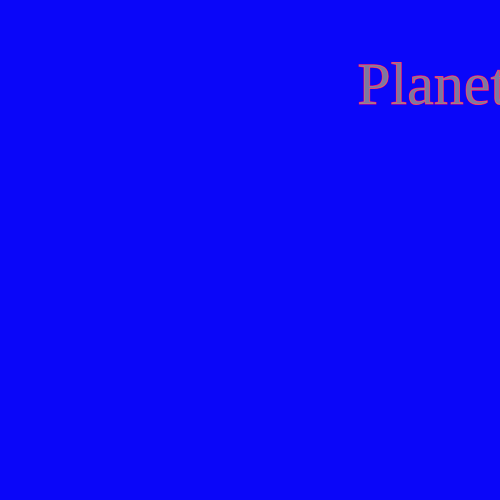
Frame 1 (no input)
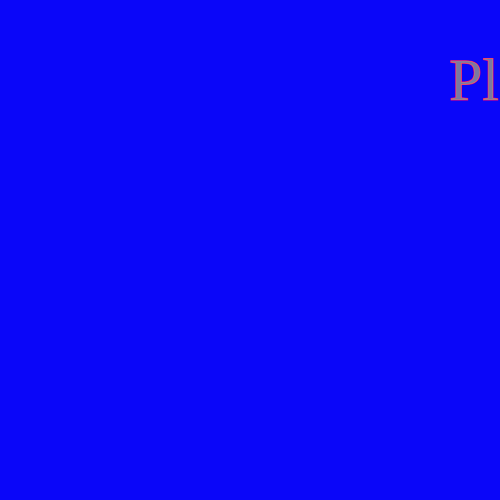
Frame 60 (no input)
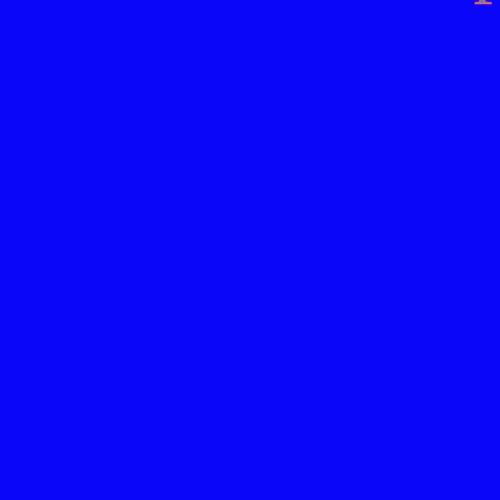
Frame 120 (the mouse pressed at the canvas centre since frame 60)

The p5.js sketch that drew these frames (run headless with seeded random() and noise() and a simulated clock; from frame 60 on, the mouse is pressed at the canvas centre):

// p5.js sketch
// ── sketch.js

//The setup function only happens once
function setup() {
	createCanvas(500, 500); //create a 500px X 500px canvas
}

//The draw function happens over and over again
function draw() {

  fill (200,49,147);
  stroke(249,234,6);
  
  rect(mouseX, mouseY,50,20) ;
  background(10,6,249); //an RGB color for the canvas' background
  //circle
  stroke(249, 6, 116  ); // an RGB color for the circle's border
  fill(200,200,100,150); // an RGB color for the inside of the circle (the last number refers to transparency (min. 0, max. 255))
  textSize (60);
  textFont ("Apple Chancery");
  text("PlanetBlu",random(width),random(height)); // center of canvas, 20px dia
    }


// ── move.html
<!DOCTYPE html>
<html>
<head>
	<meta charset="utf-8">
	<meta name="viewport" content="width=device-width, initial-scale=1">
	<title>Skipping</title>
	<link rel="stylesheet" type="text/css" href="style.css">
</head>
<body>
	<h1>Skipping Through Planet Blue</h1>
	<img  src="images/animated.gif">

</body>
</html>
// ── place.html
<!DOCTYPE html>
<html>
<head>
	<meta charset="utf-8">
	<meta name="viewport" content="width=device-width, initial-scale=1">
	<title>Planet Blu</title>
	<link rel="stylesheet" type="text/css" href="style.css">
</head>
<body>
	<img src="images/planet.jpg" width="500px"  alt= "class=center">
	<h1>The Unique Planet</h1>
	<p> This is a planet like no other. You will experience such love and happiness here in Planet Blu. You're in for a ride. </p>

</body>
</html>

// ── sounds.html
<!DOCTYPE html>
<html>
<head>
	<meta charset="utf-8">
	<meta name="viewport" content="width=device-width, initial-scale=1">
	<title>Hello </title>
	<link rel="stylesheet" type="text/css" href="style.css">
</head>
<body>
	<h1>Take A Listen</h1>
	<p> This is an experience you can havev while visiting Planet Blu!</p>
	<iframe width="100%" height="300" scrolling="no" frameborder="no" allow="autoplay" src="https://w.soundcloud.com/player/?url=https%3A//api.soundcloud.com/tracks/1364616250&color=%23677a8c&auto_play=false&hide_related=false&show_comments=true&show_user=true&show_reposts=false&show_teaser=true&visual=true"></iframe><div style="font-size: 10px; color: #cccccc;line-break: anywhere;word-break: normal;overflow: hidden;white-space: nowrap;text-overflow: ellipsis; font-family: Interstate,Lucida Grande,Lucida Sans Unicode,Lucida Sans,Garuda,Verdana,Tahoma,sans-serif;font-weight: 100;"><a href="https://soundcloud.com/planetblu-268468595" title="PlanetBlu" target="_blank" style="color: #cccccc; text-decoration: none;">PlanetBlu</a> · <a href="https://soundcloud.com/planetblu-268468595/palnet-blu" title="Planet Blu" target="_blank" style="color: #cccccc; text-decoration: none;">Planet Blu</a></div>

</body>
</html>

// ── style.css
body{background-color: #212DE6 ;}
h1{color: #21CEE6;font-family: "Apple Chancery";font-size: 42px; text-align: center; }
p{color: #EDFAFE;font-family: "Times New Roman"; font-size: 12px; text-align: center;}
img{border-width: 3px; border-color: #1E1F20; border-style: groove;}
a{color: #ECF4F6 ; font-family: "Times New Roman"; font-size: 12px; text-decoration: none;}
a:hover{color: #72ED17}
ul{list-style-type: none;}
.center {
  display: block;
  margin-left: auto;
  margin-right: auto;
  width: 50%;
}
